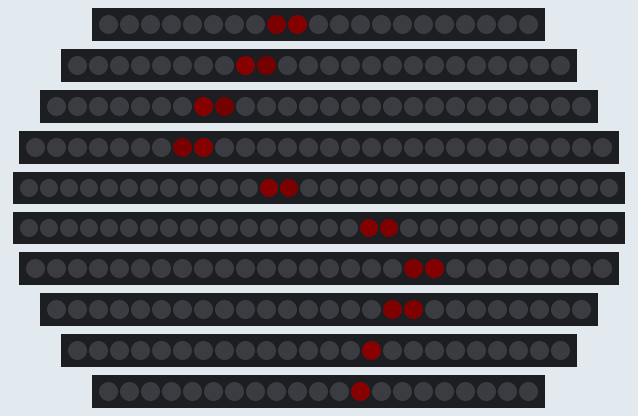
Bench run of a sketch on a simulated Arduino Uno, built with avr-gcc and run on an emulated ATmega328P. On the bench: 2 × 21 RGB LEDs in strip order, left to right, 2 × 24 RGB LEDs in strip order, left to right, 2 × 26 RGB LEDs in strip order, left to right, 2 × 28 RGB LEDs in strip order, left to right, 2 × 30 RGB LEDs in strip order, left to right. Dim RGB values are drawn brighter than linear.

Above: at 0.19 s.
At 11.37 s:
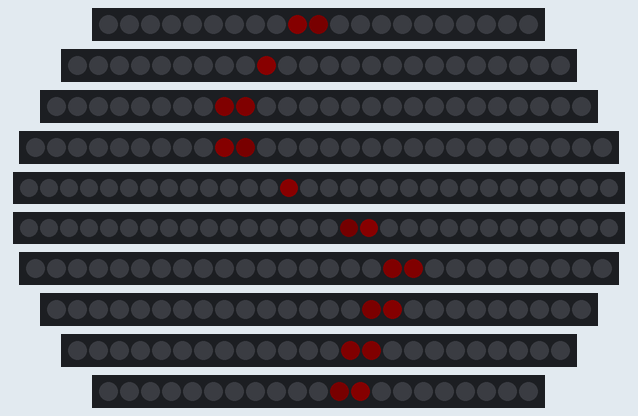
At 19.05 s:
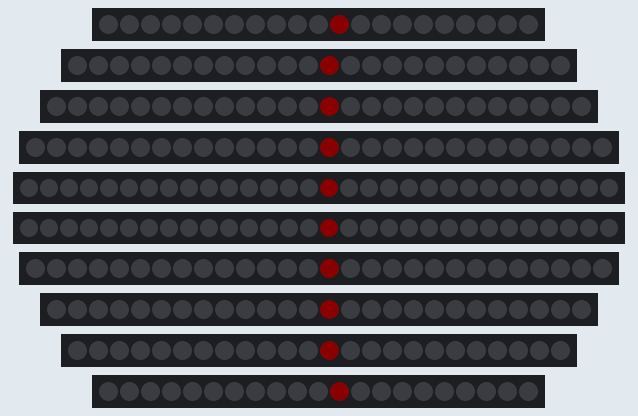
At 39.15 s:
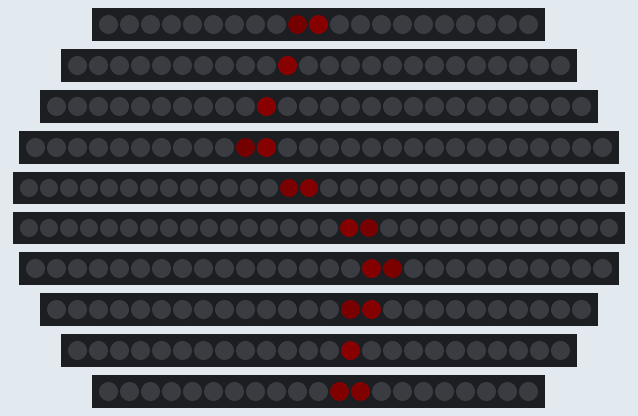

The sketch:

sketch_may27a.ino
```cpp
#include <Adafruit_NeoPixel.h>

#define BRIGHTNESS 10
#define WIDTH 10
#define HEIGHT 30
#define SERIAL_TIMEOUT 10000

struct {
  Adafruit_NeoPixel strip;
  int offset;
  int length;
}
LINES[] = {
  {{21, 12, NEO_GRB + NEO_KHZ800}, 4, 21},
  {{24, 11, NEO_GRB + NEO_KHZ800}, 3, 24},
  {{26, 10, NEO_GRB + NEO_KHZ800}, 2, 26},
  {{28, 9, NEO_GRB + NEO_KHZ800}, 1, 28},
  {{30, 8, NEO_GRB + NEO_KHZ800}, 0, 30},
  {{30, 3, NEO_GRB + NEO_KHZ800}, 0, 30},
  {{28, 4, NEO_GRB + NEO_KHZ800}, 1, 28},
  {{26, 5, NEO_GRB + NEO_KHZ800}, 2, 26},
  {{24, 6, NEO_GRB + NEO_KHZ800}, 3, 24},
  {{21, 7, NEO_GRB + NEO_KHZ800}, 4, 21}
};

uint8_t* image[WIDTH];

void setup() {
  for (int i = 0; i < (sizeof(LINES) / sizeof(LINES[0])); i++) {
    LINES[i].strip.begin();
    LINES[i].strip.setBrightness(BRIGHTNESS);
    LINES[i].strip.clear();
    LINES[i].strip.show();
    image[i] = LINES[i].strip.getPixels();
  }

  Serial.begin(115200);
}

void render_image() {
  for (int j = 0; j < (sizeof(LINES) / sizeof(LINES[0])); j++) {
    auto& line = LINES[j];
    line.strip.show();
  }
}

void read_image() {
  for (int i = 0; i < HEIGHT; i++) {
    for (int j = 0; j < WIDTH; j++) {
      auto& line = LINES[j];
      uint8_t pixel[3];
      for (int k = 0; k < 3; k++) {
        for (int to = 0; to < SERIAL_TIMEOUT; to++) {
          if (Serial.available())
            break;
        }
        if (!Serial.available())  {
          return;
        }
        pixel[k] = Serial.read();
      }
      if (i < line.offset || i >= line.offset + line.length)
          continue;
      line.strip.setPixelColor(line.length - 1 - i + line.offset, pixel[0], pixel[1], pixel[2]);
    }
  }
}

float func(float x, float t) {
  t = t / 10;
  float y1 = sin(t);
  float y2 = 0.7 * sin(2 * t + 0.6);
  float y3 = 0.4 * sin(3 * t - 0.5);
  float y4 = 0.3 * sin(4 * t + 0.45);
  float y5 = 0.2 * sin(5 * t - 0.134);
  float m = 1 + y1 + y2 + y3 + y4 + y5;

  float mx = 0.125 + 2 * sin(x) + 0.1 * sin(2*x - 0.08);

  return m * x * exp(-1*mx*mx);
}

void generate_image(float t) {
  for (int j = 0; j < WIDTH; j++) {
    auto & line = LINES[j];
    line.strip.clear();
    float x = ((j + 0.5) / WIDTH) * 2 - 1;
    float y = func(x, t);
    y = (0.5 * y + 0.5) * HEIGHT;
    if (y < 0) y = 0;
    if (y > HEIGHT - 1) y = HEIGHT - 1;
    int i = y;
    float f = y - i;
    line.strip.setPixelColor(i - line.offset, (int)((1 - f) * 255), 0, 0);
    if (i < HEIGHT - 1) {
      line.strip.setPixelColor(i + 1 - line.offset, (int)(f * 255), 0, 0);
    }
  }
}

int t = 1;

void loop() {
  // Serial.write('\n');
  // while(!Serial.available());
  // read_image();

  generate_image((float) t);
  t += 1;

  render_image();
}
```
